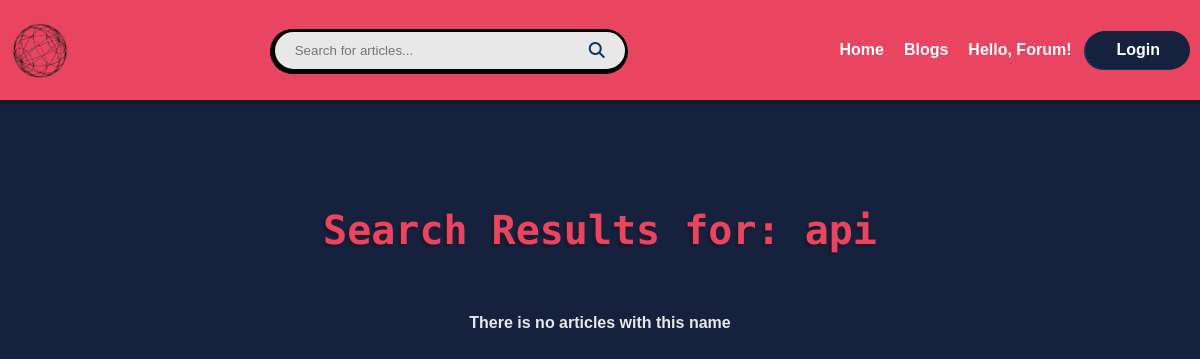
Before: /blog/blogs/api with the older database file.
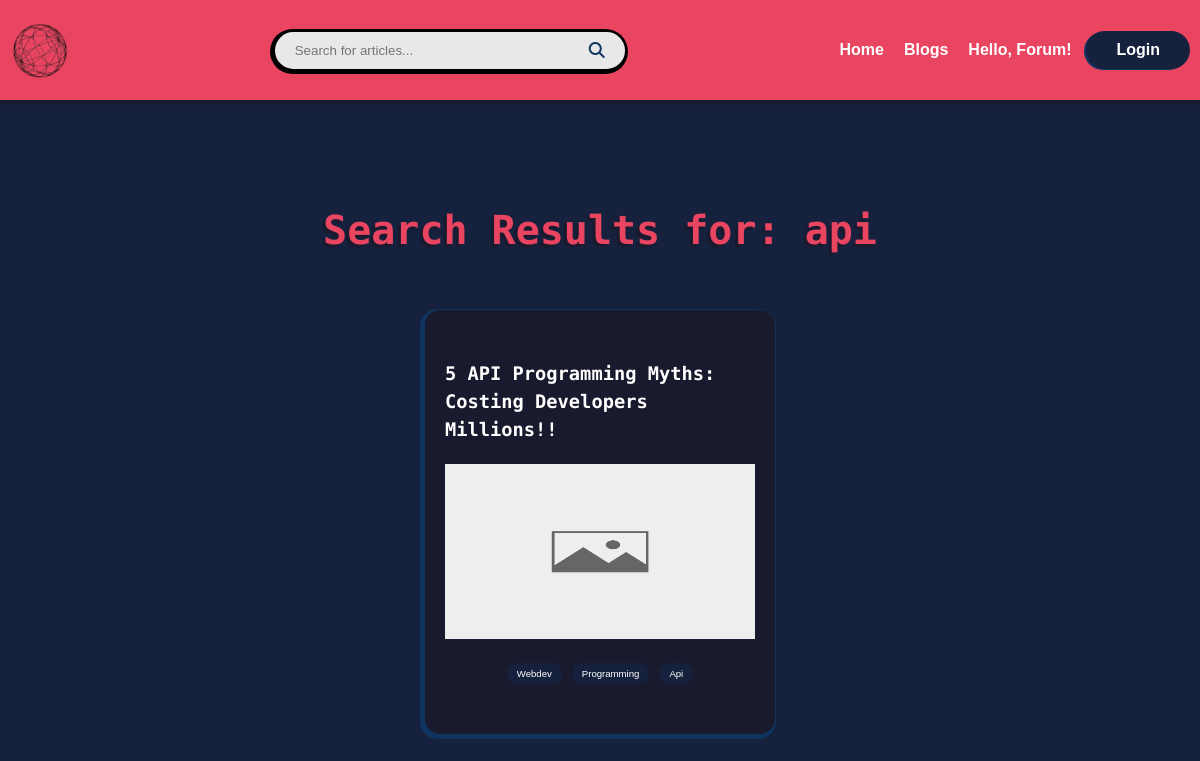
After: the same page with the newer database file.
### BlogPost/models.py (models this page shows, shortened)
class BlogPost(models.Model):
    title = models.CharField(max_length=255)
    description = models.TextField(max_length=3000, null=True)
    url = models.URLField(default=None)
    tags = models.CharField(max_length=255, null=True)
    reactions = models.IntegerField(default=0)
    cover_img = models.URLField(null=True)
    reading_time_minutes = models.IntegerField(null=True)
    author = models.CharField(max_length=150, null=True)
    twitter_url = models.URLField(null=True)
    github_url = models.URLField(null=True)
    website_url = models.URLField(null=True)
    profile_image = models.URLField(null=True)
    published_date = models.DateTimeField(null=True)

### BlogPost/views.py (the view)
# urls.py: path('blogs/<str:tag>', views.search_tag, name='search'),
def search_tag(request, tag):
    articles = BlogPost.objects.all()
    results = [article for article in articles if tag in article.tags]
    for article in results:
        article.tags = article.tags.split(', ')[:3]
    context = {
        'articles': results,
        'title': f'Search Results for: {tag}',
        'tag': tag
    }
    return render(request, 'BlogPost/blogs.html', context)

### templates/BlogPost/blogs.html (shortened to what this page needs)
{% extends 'layout.html' %} {% load static%}  {% block content %}
<div class="container">
  <section class="blogs">
    {% if title %}
    <h2>{{title}}</h2>
    {% else %}
    <h2>Tech Insights</h2>
    <p>Your daily dose of the latest in technology and programming.</p>
    {% endif %}
    <div class="cards">
      {% for article in articles %}
      <div class="card">
        <a href="{% url 'blog_page' article.id %}">
          <h3>{{article.title}}</h3>
          {% if article.cover_img %}
          <img src="{{article.cover_img}}" alt="" />
          {% else %}
          <img src="{% static 'images/blank.jpg' %}" alt="" />
          {% endif %}
        </a>
        <ul>
          {% for tag in article.tags %}
          <li><a href="{% url 'search' tag %}">{{tag}}</a></li>
          {% endfor %}
        </ul>
      </div>
      {% empty %}
      <p class="empty">There is no articles with this name</p>
      {% endfor %}
    </div>
  </section>
</div>
{% endblock %}

### templates/layout.html (shortened to what this page needs)
{% load static %}
<!DOCTYPE html>
<html lang="en">
  <head>
    <link
      rel="stylesheet"
      href="https://cdnjs.cloudflare.com/ajax/libs/font-awesome/6.5.2/css/all.min.css"
    />
    <link rel="stylesheet" href="{% static 'css/styles.css' %}" />
  </head>
  <body>
    <header>
      <div class="container">
        <a href="{% url 'home' %}" class="logo">
          <img src="{% static 'images/logo.png' %}" alt="Hello World" />
        </a>
        <form method="GET" action="{% url 'search_query' %}">
          <input
            type="text"
            name="search"
            placeholder="Search for articles..."
          />
          <button value="submit">
            <i class="fa-solid fa-magnifying-glass"></i>
          </button>
        </form>
        <nav>
          <ul>
            <li><a href="{% url 'home' %}">Home</a></li>
            <li><a href="{% url 'blogs' %}">Blogs</a></li>
            <li><a href="{% url 'forum' %}">Hello, Forum!</a></li>
            {% if user.is_authenticated %}
            <li><a href="{% url 'logout' %}">Logout</a></li>
            {% else %}
            <li class="sign-up"><a href="{% url 'login' %}">Login</a></li>
            {% endif %}
          </ul>
        </nav>
      </div>
    </header>
    {% block content %} {% endblock %} {% block scripts %} {% endblock %}
  </body>
</html>

### static/css/styles.css (style rules this page uses)
:root { --main-color: #1a1a2e; --second-color: #16213e; --third-color: #0f3460; --header-color: #e94560; --text-color: #e8e8e8; }
* { margin: 0; padding: 0; box-sizing: border-box; scroll-behavior: smooth; }
body { background-color: var(--second-color); color: var(--text-color); font-family: Arial, sans-serif; }
ul { list-style: none; }
a { text-decoration: none; }
.container { max-width: 1200px; padding: 0 50px; margin: 0 auto; }
h1, h2, h3, h4, h5, h6 { color: var(--header-color); text-shadow: -3px 3px 0 var(--main-color); width: fit-content; font-family: "Fira Code", monospace; line-height: 1.5; }
header { width: 100%; background-color: var(--header-color); box-shadow: 0 2px 2px 2px var(--main-color); height: 100px; overflow: hidden; transition-duration: 0.5s; position: absolute; top: 0; left: 0; z-index: 103; }
header .container { padding: 20px 10px; display: flex; justify-content: space-between; align-items: center; }
header .container .logo { width: 60px; height: 60px; }
header .container .logo img { width: 100%; height: 100%; }
header form { background-color: var(--text-color); padding: 10px 20px; border-radius: 25px; width: 30%; border: 2px solid black; box-shadow: -1px 1px 0 2px black; transition-duration: 0.3s; display: flex; justify-content: center; align-items: center; }
header form input, header form button { background-color: transparent; border: none; outline: none; color: var(--third-color); }
header form input { width: 100%; }
header form i { font-size: 1rem; }
nav ul { display: flex; justify-content: center; align-items: center; margin-left: auto; width: fit-content; }
nav ul li { padding: 10px; position: relative; }
nav li.sign-up { background-color: var(--second-color); box-shadow: -2px 1px 0 0 var(--third-color); transition-duration: 0.3s; border-radius: 25px; margin-left: 5px; }
nav li.sign-up a { padding: 10px 20px; }
nav li.sign-up::before { display: none; }
nav ul li::before { content: ""; background-color: var(--third-color); width: 0%; height: 1px; position: absolute; bottom: 0; left: 50%; transform: translateX(-50%); transition-duration: 0.3s; }
nav ul li a { color: white; transition-duration: 0.3s; font-weight: 600; }
.blogs { padding: 50px 0; }
.blogs h2 { margin: auto; font-size: 2.5rem; }
.blogs .cards { display: grid; justify-content: center; grid-template-columns: repeat(auto-fit, 350px); gap: 20px; margin: 50px 0; }
.blogs .card { padding: 50px 20px; background-color: var(--main-color); border-radius: 15px; display: flex; flex-direction: column; justify-content: space-between; align-items: center; box-shadow: -2px 2px 0 3px var(--third-color); transition-duration: 0.3s; }
.blogs .card h3 { color: white; text-shadow: -1px 0px 0 var(--main-color); transition-duration: 0.3s; }
.blogs .card img { width: 100%; aspect-ratio: 16/9; margin: 20px 0; }
.blogs .card ul { margin-top: auto; display: flex; justify-content: center; gap: 10px; }
.blogs .card ul li { background-color: var(--second-color); border-radius: 50px; text-transform: capitalize; display: flex; align-items: center; justify-content: center; transition-duration: 0.3s; box-shadow: -1px 1px 0 0 var(--main-color); }
.blogs .card ul li a { color: white; font-size: 0.6rem; padding: 5px 10px; }

### templates/BlogPost/blogs.html (style rules this page uses)
.container .blogs { margin-top: 150px; }

Changed rows visible on the page:
added BlogPost: title "5 API Programming Myths: Costing Developers Millions!!", tags "Webdev" "Programming" "Api"
Other visible differences:
text no longer shown: "There is no articles with this name"
